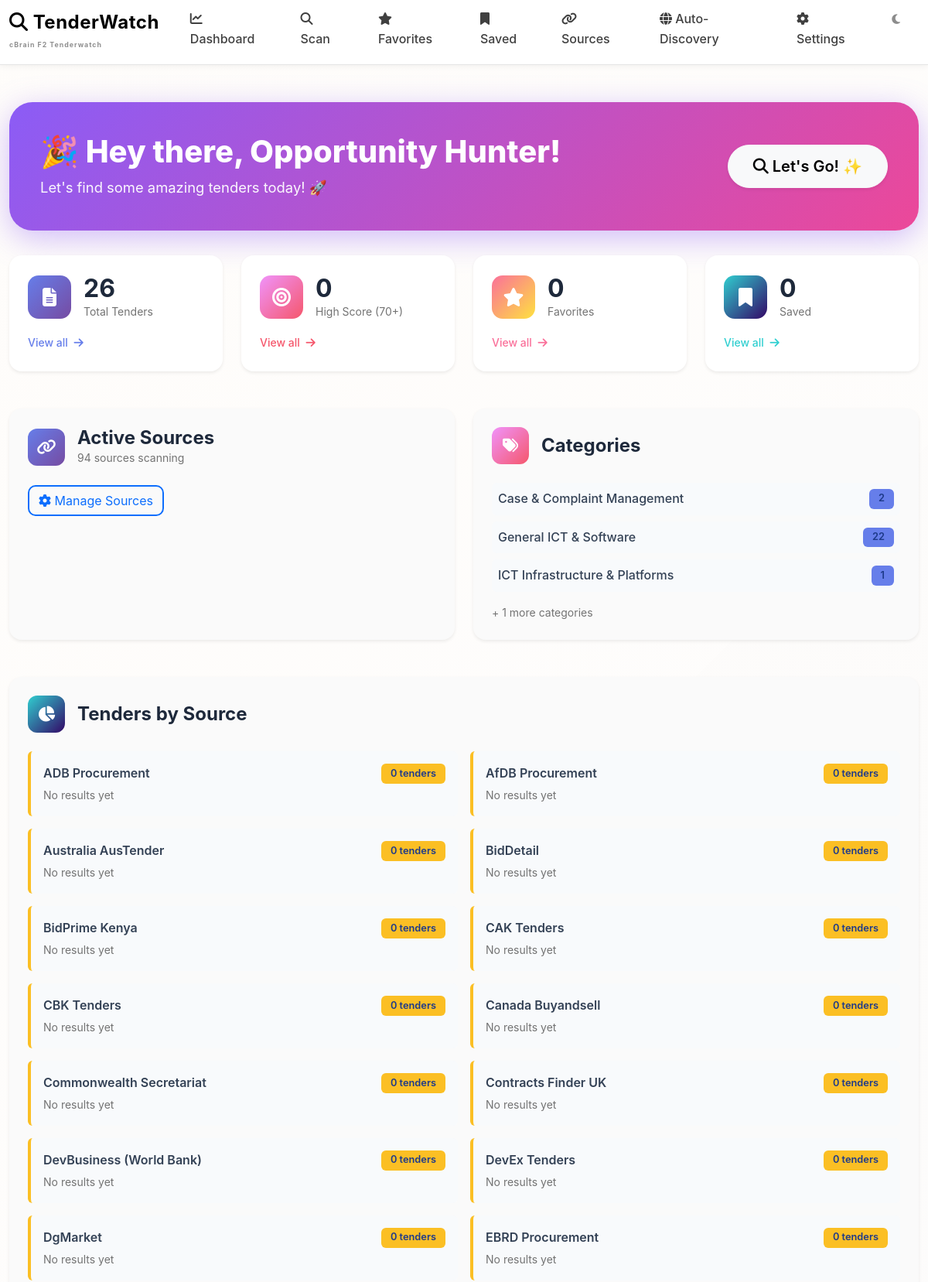
The page / (upper part) on the database its author committed.
### app/models.py (models this page shows)
class TenderResult(db.Model):
    id = db.Column(db.Integer, primary_key=True)
    title = db.Column(db.Text, nullable=False)
    title_translated = db.Column(db.Text, default="")
    link = db.Column(db.Text, unique=True, nullable=False)
    description = db.Column(db.Text, default="")
    description_translated = db.Column(db.Text, default="")
    buyer = db.Column(db.String(200))
    country = db.Column(db.String(200))
    deadline = db.Column(db.String(200))
    publication_date = db.Column(db.String(200))  # F2: for timing filter
    score = db.Column(db.Float)
    keywords_matched = db.Column(db.Text)
    scoring_breakdown = db.Column(db.Text, default="")
    inferred_domains = db.Column(db.Text, default="")  # JSON: ["EDMS", "Workflow", "Gov"]
    priority_level = db.Column(db.String(20), default="LOW")  # HIGH, MEDIUM, LOW, LOCKED
    likely_fit_for_f2 = db.Column(db.String(20), default="uncertain")  # true, false, uncertain, no-go, discuss
    timing_status = db.Column(db.String(100), default="")  # Timing constraint result
    procurement_status = db.Column(db.String(20), default="open")  # open, locked, locked_but_open
    discovery_method = db.Column(db.String(50), default="manual")  # 'manual', 'auto', 'priority'
    search_query = db.Column(db.String(500))  # Search query that found this (for auto-discovered)
    search_source = db.Column(db.String(50))  # 'google', 'bing', or source name
    semantic_score = db.Column(db.Float, default=0.0)
    ai_confidence = db.Column(db.Float, default=0.0)
    entities_extracted = db.Column(db.Text, default="")  # JSON with extracted entities
    ai_summary = db.Column(db.Text, default="")  # AI-generated summary
    saved = db.Column(db.Boolean, default=False)
    favorite = db.Column(db.Boolean, default=False)
    notified = db.Column(db.Boolean, default=False)
    source_id = db.Column(db.Integer, db.ForeignKey("tender_source.id"))
    source = db.relationship("TenderSource")
    category = db.Column(db.String(100))
    confidence = db.Column(db.Float)
    created_at = db.Column(db.DateTime, default=datetime.utcnow)

class TenderSource(db.Model):
    id = db.Column(db.Integer, primary_key=True)
    name = db.Column(db.String(200), nullable=False)
    url = db.Column(db.String(500), nullable=False)
    active = db.Column(db.Boolean, default=True)
    favorite = db.Column(db.Boolean, default=False)
    created_at = db.Column(db.DateTime, default=datetime.utcnow)

### app/routes.py (the view)
@main.route("/")
def dashboard():
    one_month_ago = datetime.utcnow() - timedelta(days=30)
    total_tenders = TenderResult.query.filter(TenderResult.created_at >= one_month_ago).count()
    high_score_count = TenderResult.query.filter(
        TenderResult.score >= 70,
        TenderResult.created_at >= one_month_ago
    ).count()
    saved_count = TenderResult.query.filter_by(saved=True).filter(
        TenderResult.created_at >= one_month_ago
    ).count()
    favorite_count = TenderResult.query.filter_by(favorite=True).filter(
        TenderResult.created_at >= one_month_ago
    ).count()
    active_sources = TenderSource.query.filter_by(active=True).count()
    source_contributions = db.session.query(
        TenderSource.name,
        db.func.count(TenderResult.id).label('count')
    ).outerjoin(TenderResult).group_by(TenderSource.name).all()
    categories = db.session.query(
        TenderResult.category,
        db.func.count(TenderResult.id).label('count')
    ).filter(TenderResult.created_at >= one_month_ago).group_by(TenderResult.category).all()
    recent_tenders = TenderResult.query.filter(
        TenderResult.created_at >= one_month_ago
    ).order_by(TenderResult.created_at.desc()).limit(10).all()
    return render_template(
        "dashboard.html",
        total_tenders=total_tenders,
        high_score_count=high_score_count,
        saved_count=saved_count,
        favorite_count=favorite_count,
        active_sources=active_sources,
        source_contributions=source_contributions,
        categories=categories,
        recent_tenders=recent_tenders,
    )

### app/templates/dashboard.html (shortened to what this page needs)
{% extends "base.html" %}
{% block content %}
<div style="background: linear-gradient(135deg, #8b5cf6 0%, #ec4899 100%); padding: 2.5rem; border-radius: 30px; margin-bottom: 2rem; color: white; box-shadow: 0 10px 40px rgba(139, 92, 246, 0.4); animation: fadeIn 0.6s ease-in;">
    <div class="row align-items-center">
        <div class="col-md-8">
            <h1 style="margin: 0; font-weight: 800; font-size: 2.5rem;">🎉 Hey there, Opportunity Hunter!</h1>
            <p style="margin: 0.5rem 0 0 0; opacity: 0.95; font-size: 1.15rem;">Let's find some amazing tenders today! 🚀</p>
        </div>
        <div class="col-md-4 text-end">
            <a href="{{ url_for('main.scan') }}" class="btn btn-light btn-lg shadow-sm" style="border-radius: 50px; padding: 0.75rem 2rem; font-weight: 600; animation: pulse 2s infinite;">
                <i class="fas fa-search"></i> Let's Go! ✨
            </a>
        </div>
    </div>
</div>
<div class="row mb-5 g-4">
    <div class="col-md-3 col-sm-6">
        <div class="card border-0 h-100 shadow-sm hover-lift" style="background: white; border-radius: 16px; transition: all 0.3s ease;">
            <div class="card-body p-4">
                <div class="d-flex align-items-center mb-3">
                    <div style="background: linear-gradient(135deg, #667eea 0%, #764ba2 100%); width: 56px; height: 56px; border-radius: 14px; display: flex; align-items: center; justify-content: center; margin-right: 1rem;">
                        <i class="fas fa-file-alt" style="color: white; font-size: 1.5rem;"></i>
                    </div>
                    <div>
                        <h2 class="mb-0" style="font-weight: 700; color: #1e293b;">{{ total_tenders }}</h2>
                        <p class="mb-0 text-muted" style="font-size: 0.875rem;">Total Tenders</p>
                    </div>
                </div>
                <a href="{{ url_for('main.scan') }}" class="text-decoration-none" style="color: #667eea; font-weight: 500; font-size: 0.875rem;">View all <i class="fas fa-arrow-right ms-1"></i></a>
            </div>
        </div>
    </div>
    <div class="col-md-3 col-sm-6">
        <div class="card border-0 h-100 shadow-sm hover-lift" style="background: white; border-radius: 16px; transition: all 0.3s ease;">
            <div class="card-body p-4">
                <div class="d-flex align-items-center mb-3">
                    <div style="background: linear-gradient(135deg, #f093fb 0%, #f5576c 100%); width: 56px; height: 56px; border-radius: 14px; display: flex; align-items: center; justify-content: center; margin-right: 1rem;">
                        <i class="fas fa-bullseye" style="color: white; font-size: 1.5rem;"></i>
                    </div>
                    <div>
                        <h2 class="mb-0" style="font-weight: 700; color: #1e293b;">{{ high_score_count }}</h2>
                        <p class="mb-0 text-muted" style="font-size: 0.875rem;">High Score (70+)</p>
                    </div>
                </div>
                <a href="{{ url_for('main.scan', min_score=70) }}" class="text-decoration-none" style="color: #f5576c; font-weight: 500; font-size: 0.875rem;">View all <i class="fas fa-arrow-right ms-1"></i></a>
            </div>
        </div>
    </div>
    <div class="col-md-3 col-sm-6">
        <div class="card border-0 h-100 shadow-sm hover-lift" style="background: white; border-radius: 16px; transition: all 0.3s ease;">
            <div class="card-body p-4">
                <div class="d-flex align-items-center mb-3">
                    <div style="background: linear-gradient(135deg, #fa709a 0%, #fee140 100%); width: 56px; height: 56px; border-radius: 14px; display: flex; align-items: center; justify-content: center; margin-right: 1rem;">
                        <i class="fas fa-star" style="color: white; font-size: 1.5rem;"></i>
                    </div>
                    <div>
                        <h2 class="mb-0" style="font-weight: 700; color: #1e293b;">{{ favorite_count }}</h2>
                        <p class="mb-0 text-muted" style="font-size: 0.875rem;">Favorites</p>
                    </div>
                </div>
                <a href="{{ url_for('main.favorites') }}" class="text-decoration-none" style="color: #fa709a; font-weight: 500; font-size: 0.875rem;">View all <i class="fas fa-arrow-right ms-1"></i></a>
            </div>
        </div>
    </div>
    <div class="col-md-3 col-sm-6">
        <div class="card border-0 h-100 shadow-sm hover-lift" style="background: white; border-radius: 16px; transition: all 0.3s ease;">
            <div class="card-body p-4">
                <div class="d-flex align-items-center mb-3">
                    <div style="background: linear-gradient(135deg, #30cfd0 0%, #330867 100%); width: 56px; height: 56px; border-radius: 14px; display: flex; align-items: center; justify-content: center; margin-right: 1rem;">
                        <i class="fas fa-bookmark" style="color: white; font-size: 1.5rem;"></i>
                    </div>
                    <div>
                        <h2 class="mb-0" style="font-weight: 700; color: #1e293b;">{{ saved_count }}</h2>
                        <p class="mb-0 text-muted" style="font-size: 0.875rem;">Saved</p>
                    </div>
                </div>
                <a href="{{ url_for('main.saved') }}" class="text-decoration-none" style="color: #30cfd0; font-weight: 500; font-size: 0.875rem;">View all <i class="fas fa-arrow-right ms-1"></i></a>
            </div>
        </div>
    </div>
</div>
<div class="row mb-5 g-4">
    <div class="col-md-6">
        <div class="card border-0 shadow-sm h-100" style="border-radius: 16px;">
            <div class="card-body p-4">
                <div class="d-flex align-items-center mb-4">
                    <div style="background: linear-gradient(135deg, #667eea 0%, #764ba2 100%); width: 48px; height: 48px; border-radius: 12px; display: flex; align-items: center; justify-content: center; margin-right: 1rem;">
                        <i class="fas fa-link" style="color: white; font-size: 1.25rem;"></i>
                    </div>
                    <div>
                        <h4 class="mb-0" style="font-weight: 700; color: #1e293b;">Active Sources</h4>
                        <p class="mb-0 text-muted" style="font-size: 0.875rem;">{{ active_sources }} sources scanning</p>
                    </div>
                </div>
                <a href="{{ url_for('main.sources') }}" class="btn btn-outline-primary" style="border-radius: 10px; border-width: 2px;">
                    <i class="fas fa-cog"></i> Manage Sources
                </a>
            </div>
        </div>
    </div>
    <div class="col-md-6">
        <div class="card border-0 shadow-sm h-100" style="border-radius: 16px;">
            <div class="card-body p-4">
                <div class="d-flex align-items-center mb-4">
                    <div style="background: linear-gradient(135deg, #f093fb 0%, #f5576c 100%); width: 48px; height: 48px; border-radius: 12px; display: flex; align-items: center; justify-content: center; margin-right: 1rem;">
                        <i class="fas fa-tags" style="color: white; font-size: 1.25rem;"></i>
                    </div>
                    <h4 class="mb-0" style="font-weight: 700; color: #1e293b;">Categories</h4>
                </div>
                {% if categories %}
                <div class="d-flex flex-column gap-2">
                    {% for category_name, count in categories[:3] %}
                    <div class="d-flex justify-content-between align-items-center p-2 rounded" style="background: #f8fafc;">
                        <span style="font-weight: 500; color: #334155;">
                            {% if category_name %}
                                {{ category_name }}
                            {% else %}
                                Uncategorized
                            {% endif %}
                        </span>
                        <span class="badge" style="background: #667eea; font-weight: 600;">{{ count }}</span>
                    </div>
                    {% endfor %}
                </div>
                {% if categories|length > 3 %}
                <p class="text-muted mb-0 mt-3" style="font-size: 0.875rem;">+ {{ categories|length - 3 }} more categories</p>
                {% endif %}
                {% else %}
                <p class="text-muted mb-0">No categories yet. Run a scan to start.</p>
                {% endif %}
            </div>
        </div>
    </div>
</div>
<div class="card border-0 shadow-sm mb-5" style="border-radius: 16px;">
    <div class="card-body p-4">
        <div class="d-flex align-items-center mb-4">
            <div style="background: linear-gradient(135deg, #30cfd0 0%, #330867 100%); width: 48px; height: 48px; border-radius: 12px; display: flex; align-items: center; justify-content: center; margin-right: 1rem;">
                <i class="fas fa-chart-pie" style="color: white; font-size: 1.25rem;"></i>
            </div>
            <h4 class="mb-0" style="font-weight: 700; color: #1e293b;">Tenders by Source</h4>
        </div>
        {% if source_contributions %}
        <div class="row g-3">
            {% for source_name, count in source_contributions %}
            <div class="col-md-6">
                <div class="p-3 rounded" style="background: #f8fafc; border-left: 4px solid {% if count > 0 %}#30cfd0{% else %}#fbbf24{% endif %};">
                    <div class="d-flex justify-content-between align-items-center">
                        <span style="font-weight: 600; color: #334155;">{{ source_name }}</span>
                        <span class="badge" style="background: {% if count > 0 %}#30cfd0{% else %}#fbbf24{% endif %}; font-weight: 600;">
                            {{ count }} tender{% if count != 1 %}s{% endif %}
                        </span>
                    </div>
                    {% if count == 0 %}
                    <small class="text-muted d-block mt-1">No results yet</small>
                    {% endif %}
                </div>
            </div>
            {% endfor %}
        </div>
        {% else %}
        <div class="text-center py-4">
            <i class="fas fa-inbox" style="font-size: 3rem; color: #cbd5e1; margin-bottom: 1rem;"></i>
            <p class="text-muted mb-0">No tenders yet. <a href="{{ url_for('main.scan') }}" style="font-weight: 600;">Run a scan</a> to get started.</p>
        </div>
        {% endif %}
    </div>
</div>
{% endblock %}

### rows shown on the page
TenderResult: category "General ICT & Software", id "22"
TenderResult: category "ICT Infrastructure & Platforms", count "1"
TenderSource: name "ADB Procurement", favorite "0"
TenderSource: name "AfDB Procurement", favorite "0"
TenderSource: name "Australia AusTender", favorite "0"
TenderSource: name "BidDetail", favorite "0"
TenderSource: name "BidPrime Kenya", count "0"
TenderSource: name "CAK Tenders", favorite "0"
TenderSource: name "CBK Tenders", count "0"
TenderSource: name "Canada Buyandsell", favorite "0"
TenderSource: name "Commonwealth Secretariat", favorite "0"
TenderSource: name "Contracts Finder UK", favorite "0"
TenderSource: name "DevBusiness (World Bank)", favorite "0"
TenderSource: name "DevEx Tenders", favorite "0"
TenderSource: name "DgMarket", favorite "0"
TenderSource: name "EBRD Procurement", favorite "0"

### other values the page prints
{{ total_tenders }} "26"
{{ high_score_count }} "0"
{{ favorite_count }} "0"
{{ saved_count }} "0"
{{ active_sources }} "94"
{{ category_name }} "Case & Complaint Management"
{{ count }} "2"
{{ categories|length - 3 }} "1"
